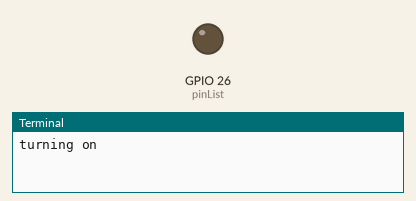
The program below on a simulated Raspberry Pi (BCM pin numbers). Parts: output pins drawn as LEDs (lit = HIGH), the last lines printed to the terminal.

Above: at 10.0 s.
At 30.0 s:
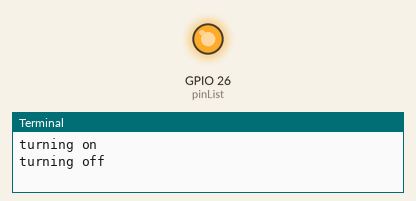
Timing chart, 0 to 52.0 s (numbered marks = the images above):
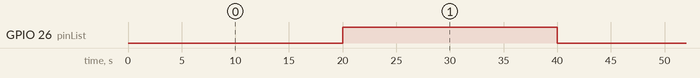

Measured:
- by itself, GPIO 26 (pinList): alternates HIGH for 20.0 s and LOW for 20.0 s

The program:

relay_tester.py
```python
#!/usr/bin/python

#================================================================#
# Implemented by Michael Michael http://www.github.com/michmike
# Under MIT License
# https://raw.githubusercontent.com/michmike/Raspberry-PI-Q/master/LICENSE
#================================================================#

import RPi.GPIO as GPIO
import time
import sys

GPIO.setmode(GPIO.BCM)

# init list with pin numbers
pinList = [26]

# loop through pins and set mode and state to 'high'
for i in pinList:
    GPIO.setup(i, GPIO.OUT)
    GPIO.output(i, GPIO.HIGH)

# time to sleep in seconds between operations in the main loop
SleepTimeL = 20

# If a parameter is passed to end this script after a certain time, go ahead and execute on it
# Time is passed in seconds
if len(sys.argv) > 1:
    startTime = time.time()
    endTime = float(sys.argv[1])
    print("Starting relay_tester.py to test the relay fan for %s seconds" % endTime)

try:
    while 1 == 1:
        for i in pinList:
            print("turning on")
            GPIO.output(i, GPIO.LOW)
            time.sleep(SleepTimeL);
            print("turning off")
            GPIO.output(i, GPIO.HIGH)
            time.sleep(SleepTimeL);
        if len(sys.argv) > 1:
            elapsedTimeForNotification = time.time() - startTime
            if elapsedTimeForNotification > endTime:
                break
except KeyboardInterrupt:
    print("Exiting after a keyboard cancellation...Goodbye...")
finally:
    GPIO.cleanup()
    print("Finished cleanup of GPIO")
```
